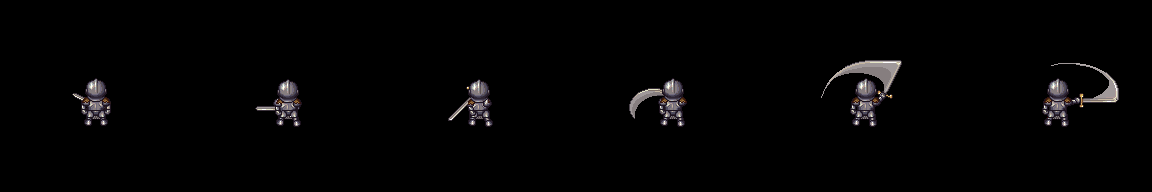

This is a level from a 2D game, rendered from its Tiled map with the project's own tilesets. A one-line summary and the complete map file follow:
An orthogonal 6x1 tile map with 192x192 px tiles, 1 tile layer (attack_up), 3 hidden layers not drawn.

<map version="1.2" tiledversion="1.3.4" orientation="orthogonal" renderorder="left-up" width="6" height="1" tilewidth="192" tileheight="192" infinite="0" nextlayerid="5" nextobjectid="1">
 <editorsettings>
  <export target="../public/animations/player-attack-animations.json" format="json" />
 </editorsettings>
 <tileset firstgid="1" source="player-attack.tsx" />
 <layer id="1" name="attack_up" width="6" height="1">
  <data encoding="csv">
57,58,59,60,61,62
</data>
 </layer>
 <layer id="2" name="attack_left" width="6" height="1" visible="0">
  <data encoding="csv">
65,66,67,68,69,70
</data>
 </layer>
 <layer id="3" name="attack_down" width="6" height="1" visible="0">
  <data encoding="csv">
73,74,75,76,77,78
</data>
 </layer>
 <layer id="4" name="attack_right" width="6" height="1" visible="0">
  <data encoding="csv">
81,82,83,84,85,86
</data>
 </layer>
</map>